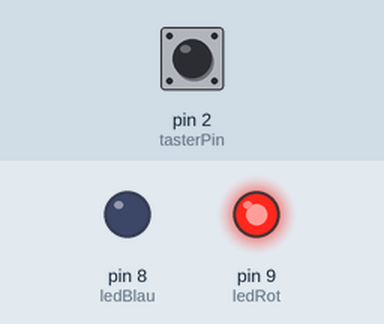
Simulated run of this sketch. Board: Arduino Uno, built with avr-gcc and run on an emulated ATmega328P. Parts: output pins drawn as LEDs (lit = HIGH). Inputs (shaded band) come from the test bench; at power-on: pin 2 (tasterPin) LOW.

Above: at 1.2 s.
1.3 s: pin 2 (tasterPin) pulled HIGH for 0.15 s
At 1.37 s:
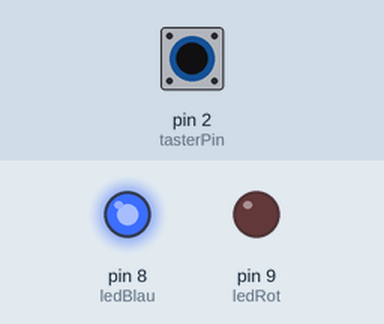
2.9 s: pin 2 (tasterPin) pulled HIGH for 3.2 s
At 6.8 s:
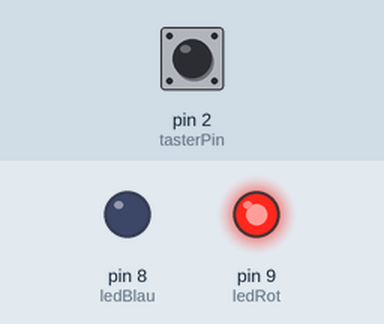
Timing chart, 0 to 8.3 s (numbered marks = the images above; inputs shaded):
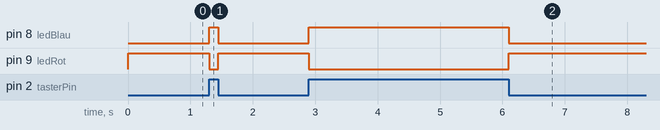

Measured:
- after the input at 1.3 s, pin 8 (ledBlau): LOW → HIGH at once, → LOW 0.15 s later; pin 9 (ledRot): HIGH → LOW at once, → HIGH 0.15 s later
- after the input at 2.9 s, pin 8 (ledBlau): LOW → HIGH at once, → LOW 3.2 s later; pin 9 (ledRot): HIGH → LOW at once, → HIGH 3.2 s later

The sketch:

Taster_auslesen.ino
```cpp
const int tasterPin = 2;   // GPIO34 --> Taster

const int ledBlau = 8;     // GPIO25 --> Blaue LED
const int ledRot = 9;      // GPIO23 --> Rote LED

void setup() {
  // Taster als input setzen
  pinMode(tasterPin, INPUT);

  // LEDs als output setzen
  pinMode(ledBlau, OUTPUT);
  pinMode(ledRot, OUTPUT);
}

void loop() {
  // Taster Abfrage
  if(digitalRead(tasterPin) == HIGH)
  {
    // Taster gedrückt
    digitalWrite(ledBlau,HIGH);
    digitalWrite(ledRot, LOW);
  }
  else
  {
    // Taster nicht gedrückt
    digitalWrite(ledBlau,LOW);
    digitalWrite(ledRot, HIGH);
  }
}
```
